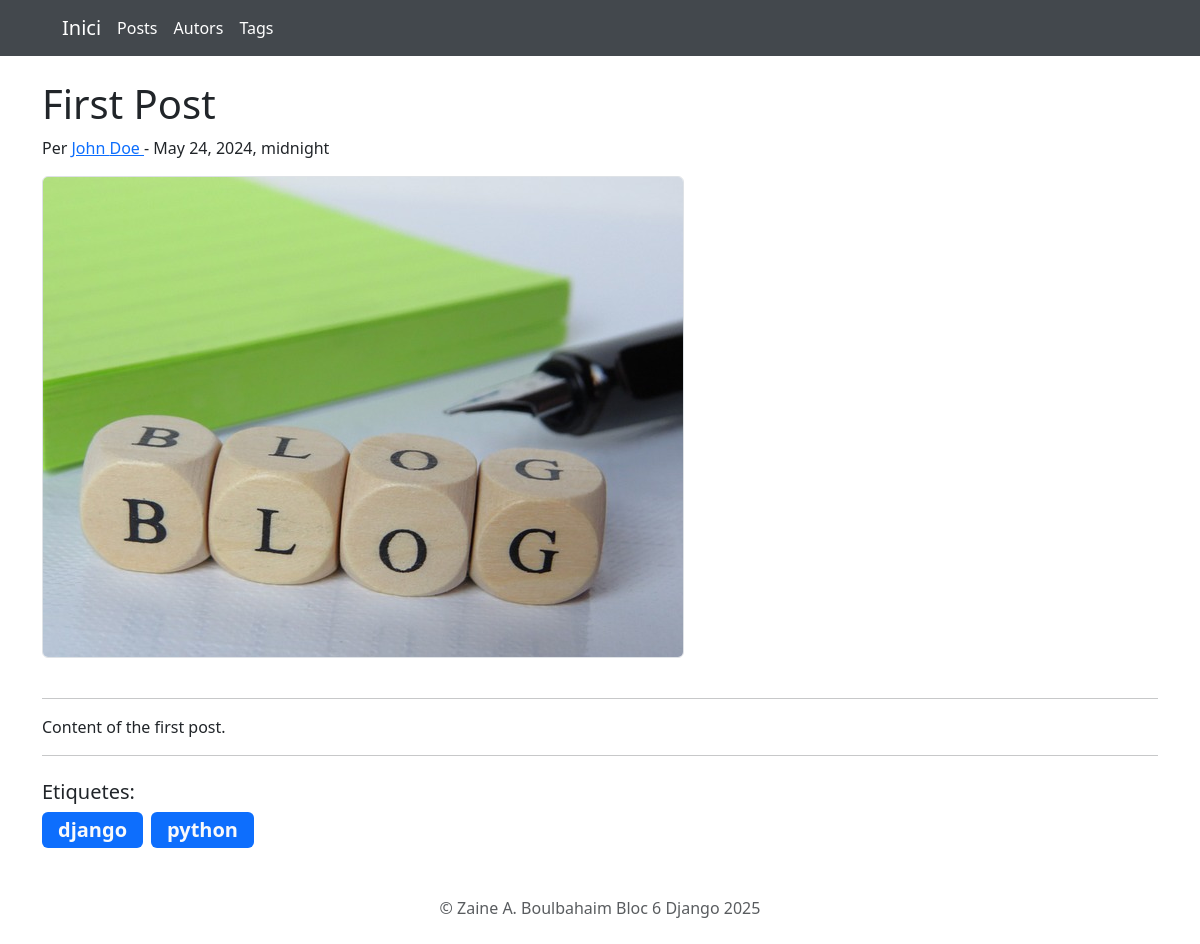
Page /posts/first-post/ on the committed database.
### blog/models.py (models this page shows, shortened)
class Post(models.Model):
    title = models.CharField(max_length=100, validators=[MinLengthValidator(5)])
    excerpt = models.TextField(default="Resum per defecte", validators=[MinLengthValidator(10)])
    image_name = models.CharField(max_length=200, default="blog/images/blog1.jpg")
    date = models.DateTimeField(default=timezone.now)
    slug = models.SlugField(default="", unique=True, blank=True, null=False, db_index=True)
    summary = models.TextField(validators=[MinLengthValidator(10)])
    content = models.TextField(validators=[MinLengthValidator(30)])
    author = models.ForeignKey(Author, on_delete=models.CASCADE)
    tags = models.ManyToManyField(Tag)

class Author(models.Model):
    first_name = models.CharField(max_length=50, validators=[MinLengthValidator(2)])
    last_name = models.CharField(max_length=50, validators=[MinLengthValidator(2)])
    email = models.EmailField()

class Tag(models.Model):
    tag = models.CharField(max_length=30, unique=True, validators=[MinLengthValidator(2)])

### blog/views.py (the view)
# urls.py: path('posts/<slug:slug>/', views.post_detail, name='post-detail'), # Ruta para detalles de un post específico
def post_detail(request, slug):
    post = get_object_or_404(Post, slug=slug)
    return render(request, "blog/post_detail.html", {"post": post})

### blog/templates/blog/post_detail.html (shortened to what this page needs)
{% extends "blog/base.html" %}
{% load static %}
{% block content %}
  <h1>{{ post.title }}</h1>
  <p>
  Per
  <a href="{% url 'blog:autors-detail' post.author.last_name|lower %}">
    {{ post.author.first_name }} {{ post.author.last_name }}
  </a>
  - {{ post.date }}
</p>
  <img src="{% static post.image_name %}" alt="Imatge del post" class="img-fluid rounded border mb-4">
  <hr>
  <p>{{ post.content }}</p>
  {% if post.tags.all %}
    <hr>
    <h5 class="mt-4">Etiquetes:</h5>
    <div class="d-flex flex-wrap gap-2 mb-4">
      {% for tag in post.tags.all %}
        <a href="{% url 'blog:tag-detail' tag.tag|lower %}" class="badge bg-primary text-light text-decoration-none fs-5 px-3 py-2">
          {{ tag.tag }}
        </a>
      {% endfor %}
    </div>
  {% endif %}
{% endblock %}

### blog/static/blog/css/styles.css (style rules this page uses)
img { border-radius: 10px; }

### rows in the picture
Post: title "First Post", author.first_name "John", author.last_name "Doe", date "May 24, 2024, midnight", image_name (picture), content "Content of the first post."
Tag: tag "django"
Tag: tag "python"
